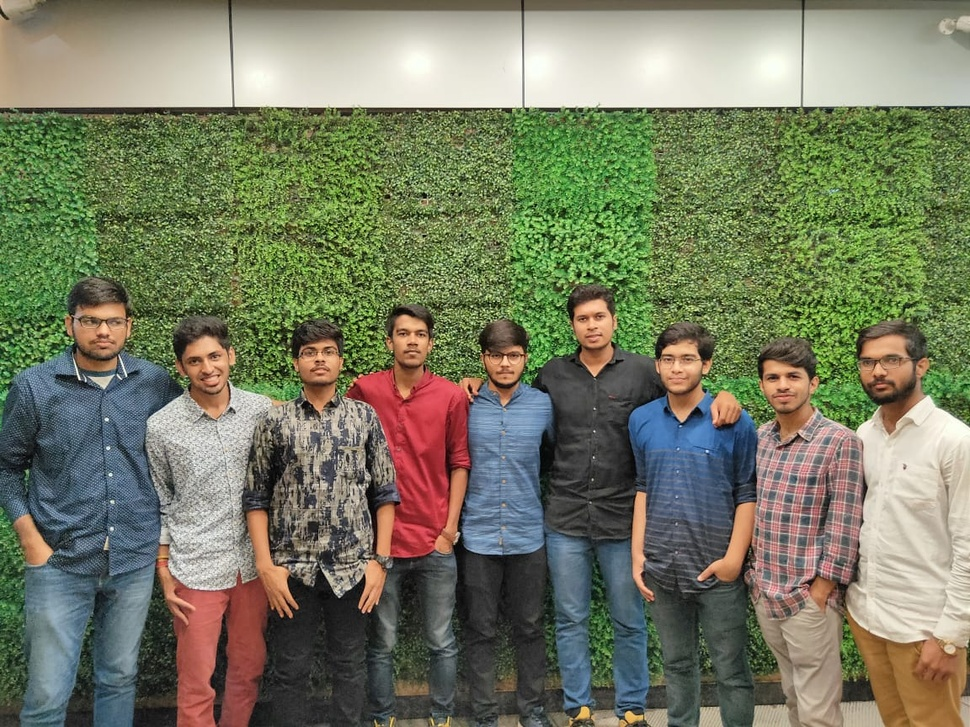
#> input picture group4.jpg, 970 x 727 px, shrunk from 1152 x 864 before the run
$ python FaceDetection3.py   (older library calls are emulated)
#> lines starting #> are read from the running program, lines starting #| are printed output that depends on the picture; after the words box and inside, x2 and y2 are one past the last pixel; in counts of white or black regions, pixels touching at a corner belong together
import cv2
import sys

# Get user supplied values
#imagePath = open("Liverpool.jpg")
cascPath = "haarcascade_frontalface_default.xml"

# Create the haar cascade
faceCascade = cv2.CascadeClassifier(cascPath)

# Read the image
image = cv2.imread("group4.jpg")
#> image is the input picture: shape (727, 970, 3); mean B, G, R 97.8, 122.6, 118.4
gray = cv2.cvtColor(image, cv2.COLOR_BGR2GRAY)
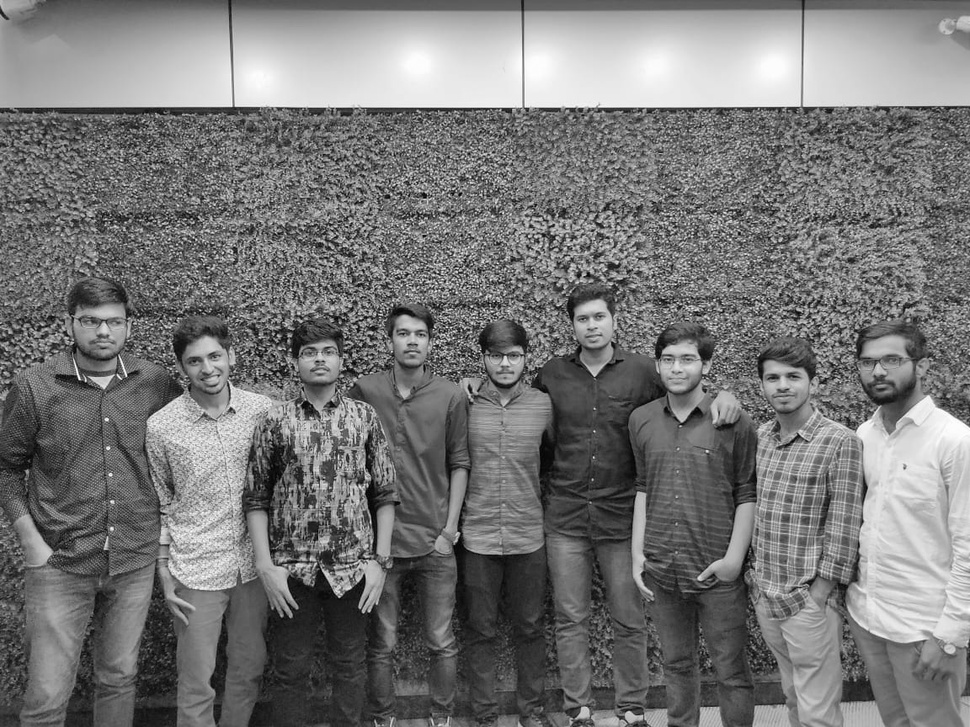
#> gray: shape (727, 970); min 0, max 255, mean 118.5

# Detect faces in the image
faces = faceCascade.detectMultiScale(
    gray,
    scaleFactor=1.2,
    minNeighbors=5,
    minSize=(30, 30)
    # flags = cv2.CV_HAAR_SCALE_IMAGE
)
#> faces = [[567, 299, 51, 51], [387, 315, 51, 51], [295, 332, 51, 51], [652, 340, 51, 51], [481, 337, 49, 49], [755, 355, 58, 58], [74, 300, 59, 59], [177, 337, 57, 57], [851, 338, 61, 61]]

print("Found {0} faces!".format(len(faces)))
#| Found 9 faces!

# Draw a rectangle around the faces
for (x, y, w, h) in faces:
    cv2.rectangle(image, (x, y), (x + w, y + h), (0, 255, 0), 2)
#> this loop made 9 passes
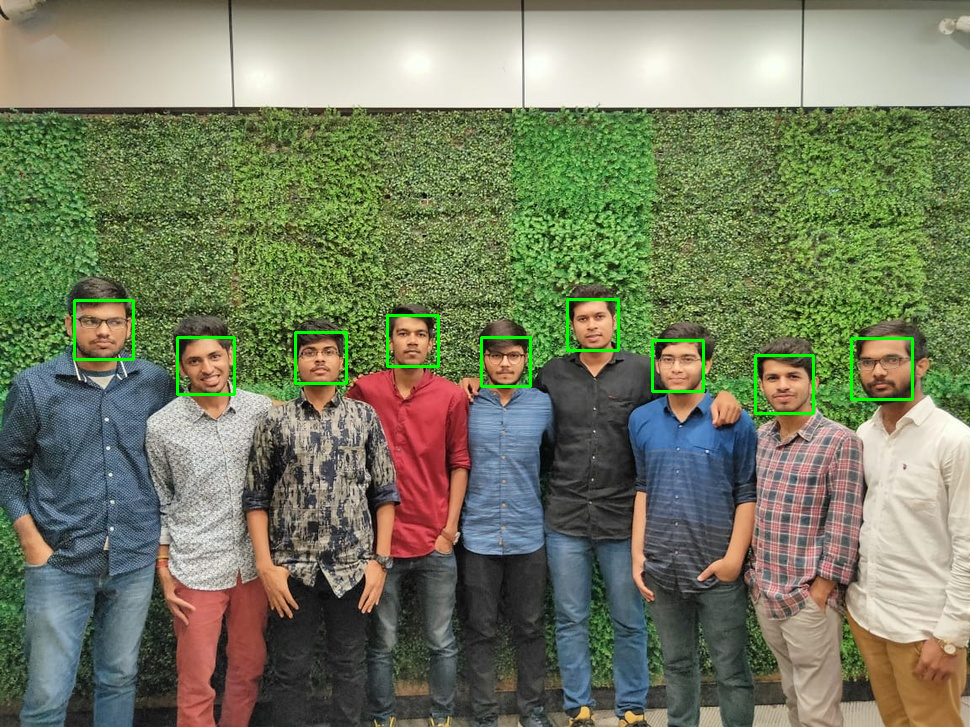
#> image: shape (727, 970, 3); 0.83% of pixels changed, all inside (x1, y1, x2, y2) = (73, 298, 914, 415)

cv2.imshow("Faces found", image)
status = cv2.imwrite('saved.jpg', image)
print ("Image written to file-system : ", status)
#| Image written to file-system :  True
cv2.waitKey(0)
